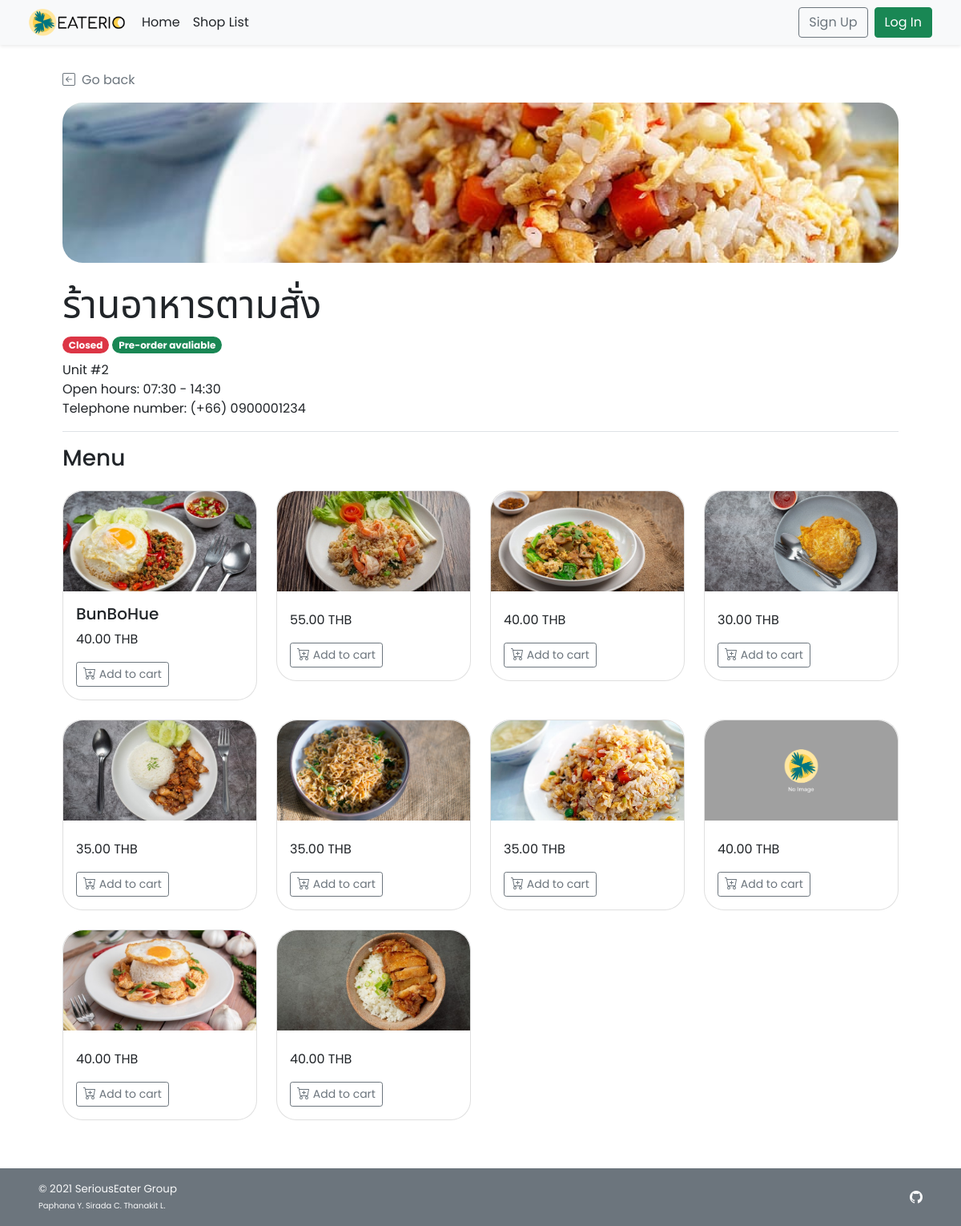
The page /shop_menu.php?s_id=1 on the database as committed earlier.
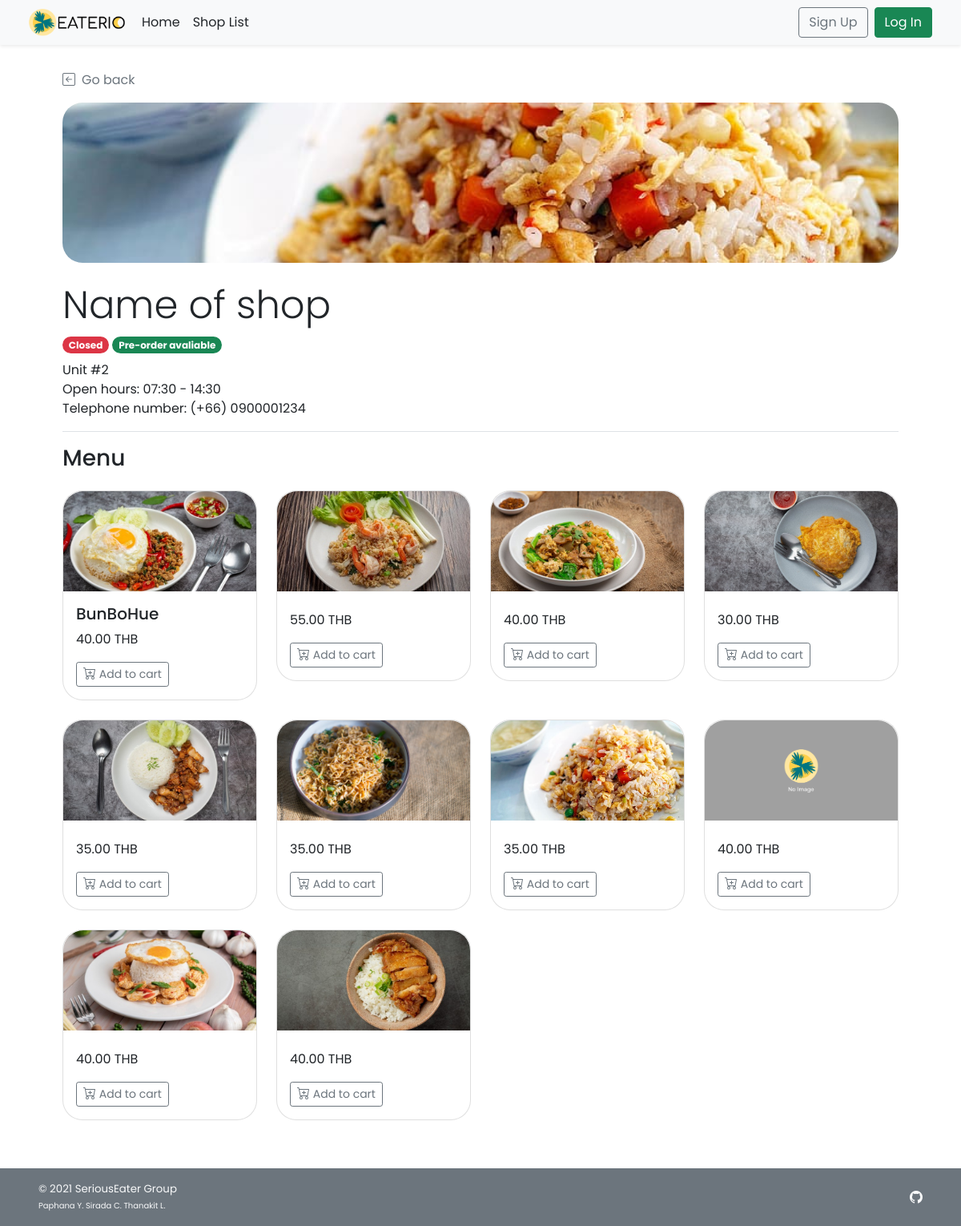
The same page on the database as committed later.
### tables this page shows
CREATE TABLE `shop` (
  `s_id` int(11) NOT NULL,
  `s_username` varchar(45) NOT NULL,
  `s_pwd` varchar(45) NOT NULL,
  `s_name` varchar(100) NOT NULL,
  `s_location` varchar(100) NOT NULL,
  `s_openhour` time NOT NULL,
  `s_closehour` time NOT NULL,
  `s_status` tinyint(4) NOT NULL DEFAULT 1 COMMENT 'Shop ready for taking an order or not (True for open, False for close)',
  `s_preorderStatus` tinyint(4) NOT NULL DEFAULT 1 COMMENT 'Shop is ready for tomorrow pre-order or not',
  `s_email` varchar(100) NOT NULL,
  `s_phoneno` varchar(45) NOT NULL,
  `s_pic` text DEFAULT NULL
);

### shop_menu.php (the view, shortened to what the changed rows need)
<!DOCTYPE html>
<html lang="en">
<head>
    <?php
        include("conn_db.php");
        include('head.php');
    ?>
    <link href="css/main.css" rel="stylesheet">
    <link href="css/menu.css" rel="stylesheet">
</head>
<body class="d-flex flex-column h-100">
    <?php
        $s_id = $_GET["s_id"];
        $query = "SELECT s_name,s_location,s_openhour,s_closehour,s_status,s_preorderstatus,s_phoneno,s_pic
        FROM shop WHERE s_id = {$s_id} LIMIT 0,1";
        $result = $mysqli -> query($query);
        $shop_row = $result -> fetch_array();
    ?>
    <div class="container px-5 py-4" id="shop-body">
        <div class="mb-3 text-wrap" id="shop-header">
            <div class="rounded-25 mb-4" id="shop-img" style="
                    background: url(
                        <?php
                            if(is_null($shop_row["s_pic"])){echo "'img/default.png'";}
                            else{echo "'img/{$shop_row['s_pic']}'";}
                        ?>
                    ) center; height: 200px;
                    background-size: cover; background-repeat: no-repeat;
                    background-position: center;">
            </div>
            <h1 class="display-5 strong"><?php echo $shop_row["s_name"];?></h1>
            <ul class="list-unstyled">
                <li class="my-2">
                    <?php
                        $now = date('H:i:s');
                        if((($now < $shop_row["s_openhour"])||($now > $shop_row["s_closehour"]))||($shop_row["s_status"]==0)){
                    ?>
                    <span class="badge rounded-pill bg-danger">Closed</span>
                    <?php }else{ ?>
                    <span class="badge rounded-pill bg-success">Open</span>
                    <?php }
                        if($shop_row["s_preorderstatus"]==1){
                    ?>
                    <span class="badge rounded-pill bg-success">Pre-order avaliable</span>
                    <?php }else{ ?>
                    <span class="badge rounded-pill bg-danger">Pre-order Unavaliable</span>
                    <?php } ?>
                </li>
                <li class=""><?php echo $shop_row["s_location"];?></li>
                <li class="">Open hours:
                    <?php
                        $open = explode(":",$shop_row["s_openhour"]);
                        $close = explode(":",$shop_row["s_closehour"]);
                        echo $open[0].":".$open[1]." - ".$close[0].":".$close[1];
                    ?>
                </li>
                <li class="">Telephone number: <?php echo "(+66) ".$shop_row["s_phoneno"];?></li>
            </ul>
        </div>
    </div>
</body>
</html>

Rows that differ between the two databases and show on the page:
changed shop "Unit #2": s_name "ร้านอาหารตามสั่ง" → "Name of shop"
